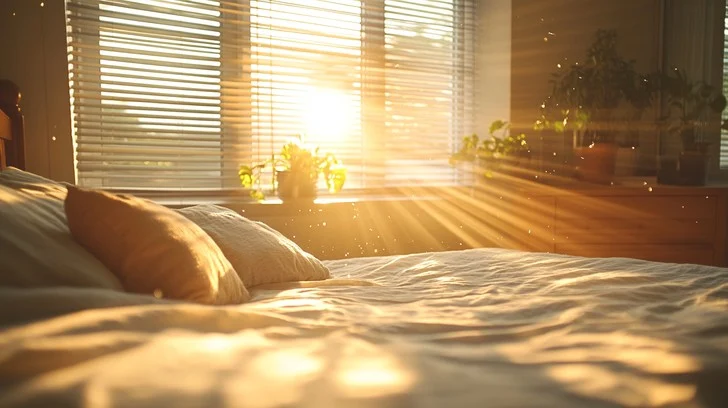
#> input picture lab-02_pixel-ops/data/bedroom.webp, 728 x 408 px
$ jupyter execute homework.ipynb
#> lines starting #> are read from the running program, lines starting #| are printed output that depends on the picture
# HOMEWORK 2

[cell 1]
import cv2
import numpy as np
from matplotlib import pyplot as plt
plt.rcParams['figure.figsize'] = [15, 5]

### White patch
In white patch algorithm we choose a group of pixels we know they should be white. We then scale the resulting image colour channels by this white patch.

[cell 2]
img = plt.imread('data/bedroom.webp')
#> img is the input picture: shape (408, 728, 3); mean R, G, B 173.8, 141.5, 97.9

# Define white patch and the coefficients
row, col = 355, 649
white = img[row, col, :]
#> white = [255, 216, 136]
coeffs = 255.0/white
#> coeffs = [1, 1.18, 1.88]

# Apply white balancing and generate balanced image
balanced = np.zeros_like(img, dtype=np.float32)
for channel in range(3):
    balanced[..., channel] = img[..., channel] * coeffs[channel]
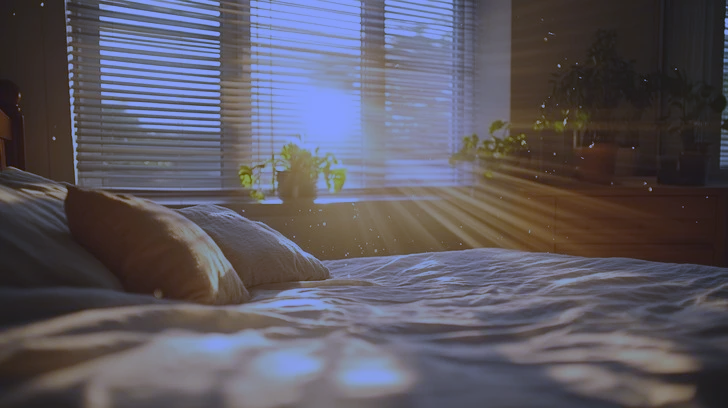
#> balanced: shape (408, 728, 3) float32; mean R, G, B 173.9, 167, 183.5; drawn with min black and max white

# White patching does not guarantee that the dynamic range is preserved, images must be clipped.
balanced = balanced/255
balanced[balanced > 1] = 1
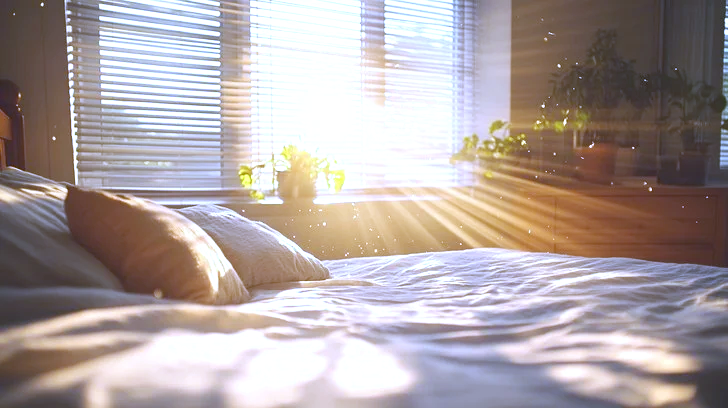
#> balanced: shape (408, 728, 3) float32; mean R, G, B 0.681, 0.638, 0.633

plt.subplot(121), plt.imshow(img)
plt.subplot(122), plt.imshow(balanced)
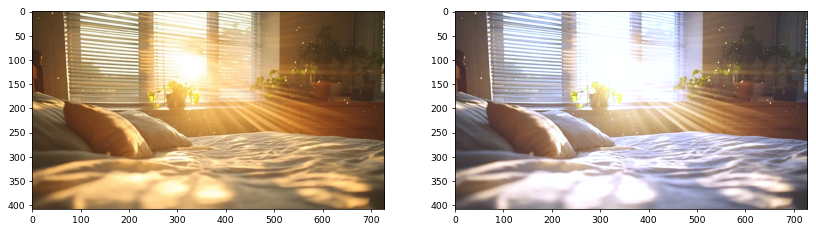
#> figure drawn by matplotlib, 2 panels

### Gray world
This algorithm assumes that a scene, on average, is gray.

[cell 3]
# Load your image
img= plt.imread('data/evening-ski.webp')
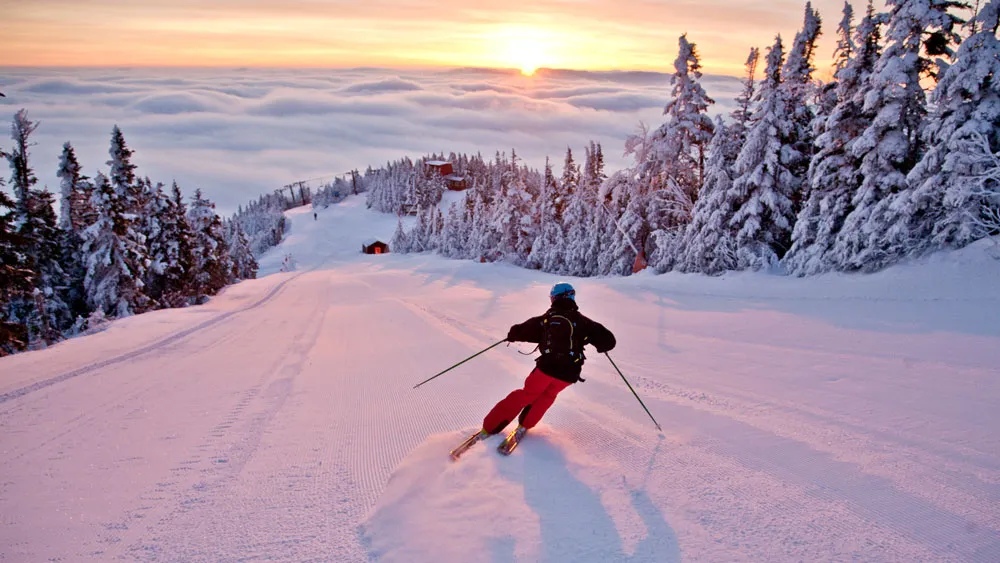
#> input picture lab-02_pixel-ops/data/evening-ski.webp, 1000 x 563 px
#> img is the input picture: shape (563, 1000, 3); mean R, G, B 165.4, 144.5, 160.5

# Compute the mean values for all three colour channels (red, green, blue)
split = cv2.split(img)
means = np.array([np.mean(split[ch]) for ch in range(3)])
#> means = [165.4, 144.5, 160.5]

# Fix the red channel
fixed = 0

# Compute the coefficients kr, kg, kb
coeffs = means[fixed] / means
#> coeffs = [1, 1.15, 1.03]

# Apply color balancing and generate the balanced image
balanced = np.zeros_like(img, dtype=np.float32)
for channel in range(3):
    balanced[..., channel] = img[..., channel] * coeffs[channel]
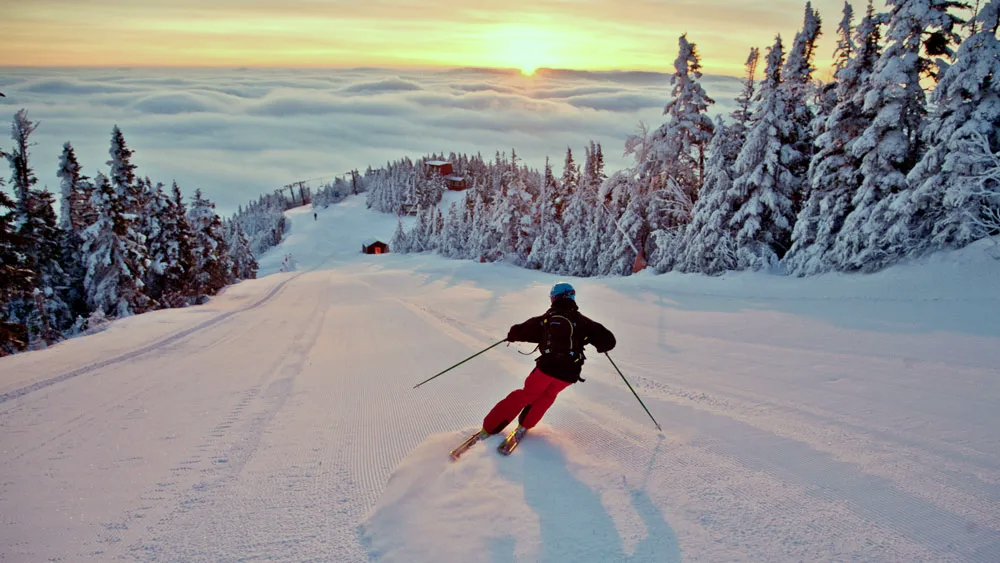
#> balanced: shape (563, 1000, 3) float32; mean R, G, B 165.4, 165.4, 165.4; drawn with min black and max white

balanced = balanced/255
balanced[balanced > 1] = 1
#> balanced: shape (563, 1000, 3) float32; mean R, G, B 0.648, 0.646, 0.649

# Show the original and the balanced image side by side
plt.subplot(121), plt.imshow(img)
plt.subplot(122), plt.imshow(balanced)

### Scale-by-max
This is a straightforward algorithm that scales each colour channel by its maximum value. Note that it is sensitive to noise and saturations.

[cell 4]
# Load your image
img = plt.imread('data/images.jpeg')
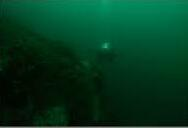
#> input picture lab-02_pixel-ops/data/images.jpeg, 188 x 128 px
#> img is the input picture: shape (128, 188, 3); mean R, G, B 3.5, 57.6, 31.8

# Compute the maximum values for all three colour channels (red, green, blue)
split = cv2.split(img)
maxes= np.array([np.max(split[ch]) for ch in range(3)])
#> maxes = [136, 162, 134]

# Compute the coefficients kr, kg, kb
coeffs = 255 / maxes
#> coeffs = [1.88, 1.57, 1.9]

# Apply color balancing and generate the balanced image
balanced = np.zeros_like(img, dtype=np.float32)
for channel in range(3):
    balanced[..., channel] = img[..., channel] * coeffs[channel]
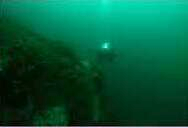
#> balanced: shape (128, 188, 3) float32; mean R, G, B 6.5, 90.7, 60.4

balanced = balanced/255
balanced[balanced > 1] = 1

plt.subplot(121), plt.imshow(img)
plt.subplot(122), plt.imshow(balanced)
